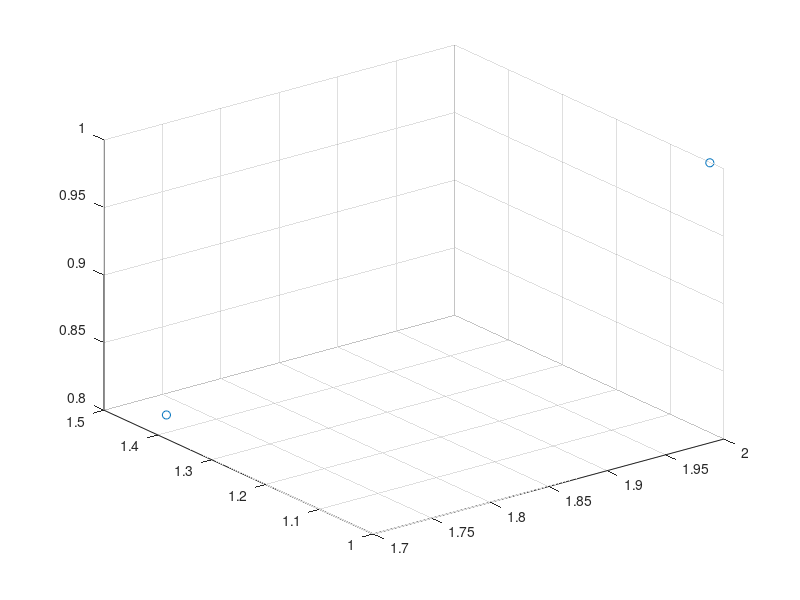

MATLAB code to generate this figure: (Note: this script raises an error after producing the figure.)
%%

close all, clear all;
addpath(genpath('../../room_acoustics_simulation/RIR-Generator/.'));   %rir toolbox
soundpath = '../../data/26_TU_Berlin_Mozart_Quartett_Konzerthaus/Audio/';  %anechoic string quartet recordings
savemat = '../../data/26_TU_Berlin_Mozart_Quartett_Konzerthaus/Mat files/';   %save generated mat files
fname = {'Va','Vcl','Vl1','Vl2'};
fs = 48000;
ch = 'mic';     %which scenario do I want to simulate?


%% RIR config, everything is in SI units

Nmic = 4;  %number of mics
c = 340;    %sound velocity
x = 3;  %length
y = 4;  %width
z = 3.25;  %height
L = [x y z];    %room dimensions (x,y,z)

% place quartet in a semicircle
xcen = 1.5;
ycen = 1; %2.5;
rad = 0.5; %0.4;
theta = linspace(0,pi,100);
zcen = 1;

angpos = (linspace(0, pi ,Nmic) + 0.05).';
xpos = xcen+ rad*cos(angpos);
ypos = ycen + rad*sin(angpos);
zpos = zcen*ones(Nmic,1);
zpos(2) = zcen - 0.2; %cello (should be lower than others)
s = [xpos ypos zpos];   %source positions (x,y,z)
r = s - repmat([0 0.2 0], Nmic, 1);   %receiver positions for close mics (x,y,z)

beta = 0.8;     %RT60(s)
n = 2^8;   %number of samples of RIR
mtype = 'omnidirectional';  %mic type
order = 3;  %reflection order
dim = 3;    %room dimensions
orientation = [0 0];    %direction where mic is pointed (azimuth and elevation angle)
hp_filter = 1;  %enable high pass filter


% use a different portion of the sound file for calibration
calib_start = round(4*fs);
calib_stop = round(6.5*fs);


%% choose which scenario to simulate

switch (ch)
    
   %% vary source-mic distance
    case 'dist'
        
        dis = 0.1:0.1:0.5;    %receiver array
        N = 2;
        start = round(35*fs);
        stop = round(42*fs);
        sim.dis = 0;
        sim.N = N;
        sim.src_name = ['Va','Vcl','Vl1,','Vl2'];
        sim.h_ideal = zeros(n,N,N);
        sim.src = struct([]);
        sim.calib = struct([]);
        sim.mic = zeros(stop-start+1,N);
        Sim = repmat(sim,1,length(dis));
        savepath = [soundpath,'Mic Distance/'];

        for k = 1:length(dis)

            disp(['Generating data for src-mic distance ',num2str(dis(k)),' m']);
            r = s - repmat([0 dis(k) 0], Nmic, 1); 
            Sim(k).dis = dis(k);

            %% plot mic and source configureation
            figure(1);
            sp = scatter3(s(:,1), s(:,2), s(:,3));hold on;grid on;
            sp.MarkerEdgeColor = 'b';
            rp = scatter3(r(:,1), r(:,2), r(:,3), 'x');hold on;
            rp.MarkerEdgeColor = 'r';
            plot3(xcen+rad*cos(theta), ycen+rad*sin(theta),zcen*ones(length(theta),1),'-k','LineWidth',1.2);hold on;
            xlim([0 L(1)]);ylim([0 L(2)]);zlim([0 L(3)]);
            drawnow;
            title('Room configuration');
            legend('Sources','Mics');


            %% loop to create RIRs and convolve them with audio

            %loop over sources
            for i = 1:N
                [x,fs] = audioread([soundpath,fname{i},'.wav']);
                x = x(:,1); %convert stereo to mono
                x_trim = trim_audio(x,fs,start,stop);
                x_calib = trim_audio(x,fs,calib_start, calib_stop);


                h = rir_generator(c, fs, r(1:N,:), s(i,:), L, beta, n, mtype, order, dim, orientation, hp_filter);
                figure(2); plot(h.');title(['Distance =' ,num2str(dis(k))]);
                Sim(k).src{i}.clean = x_trim;
                Sim(k).src{i}.mic = zeros(length(x_trim),N);
                %loop over receivers
                for j = 1:N
                     y = fftfilt(h(j,:),x_trim);
                     Sim(k).src{i}.mic(:,j) = y;
                     Sim(k).calib(1).src{i}.mic(:,j) = fftfilt(h(j,:), x_calib);
                     Sim(k).h_ideal(:,j,i) = h(j,:);
                     audiowrite([savepath,fname{i},'_',num2str(i),num2str(j),'_mic_dist=',num2str(dis(k)),'.wav'],y,fs);
                end 
            end

            for i = 1:N
                for j = 1:N
                m_trim = Sim(k).src{j}.mic(:,i);
                Sim(k).mic(:,i) = Sim(k).mic(:,i) + m_trim;
                end
            end
        end

        save([savemat, 'quartet_synthesized_data_var_distance_Nsrc=',num2str(N),'.mat'],'Sim');



    %% vary volume and RT60
    case 'vol'
        dis = 0.2;
        r = s - repmat([0 dis 0], Nmic, 1);
        V = 2*logspace(1,2,5);  %logarithmically placed volume
        x = nthroot(V,3).'; y = x; z = x;
        beta = [0.5 1 2 5 8];   %increasing RT60
        n = 2^10;    %use at least 5ms of data for convolution

        N = 2;
        start = round(35*fs);
        stop = round(42*fs);
        sim.V = 0;
        sim.beta = 0;
        sim.N = N;
        sim.src_name = ['Va','Vcl','Vl1,','Vl2'];
        sim.h_ideal = zeros(n,N,N);
        sim.calib = struct([]);
        sim.src = struct([]);
        sim.mic = zeros(stop-start+1,N);
        Sim = repmat(sim,1,length(beta));
        savepath = [soundpath,'RT60/'];
        

        for k = 1:length(V)

            disp(['Generating data Volume = ',num2str(V(k)),' m^3, RT60 = ', num2str(beta(k)), ' s']);
            L = round([x(k), y(k), z(k)]*100)/100;
            Sim(k).V = prod(L);
            Sim(k).beta = beta(k);
            
            %% plot mic and source configureation
            figure(1);
            sp = scatter3(s(:,1), s(:,2), s(:,3));hold on;grid on;
            sp.MarkerEdgeColor = 'b';
            rp = scatter3(r(:,1), r(:,2), r(:,3), 'x');hold on;
            rp.MarkerEdgeColor = 'r';
            plot3(xcen+rad*cos(theta), ycen+rad*sin(theta),zcen*ones(length(theta),1),'-k','LineWidth',1.2);hold on;
            xlim([0 L(1)]);ylim([0 L(2)]);zlim([0 L(3)]);
            drawnow;
            title('Room configuration');
            legend('Sources','Mics');

            %% loop to create RIRs and convolve them with audio
            for i = 1:N
                [xmic,fs] = audioread([soundpath,fname{i},'.wav']);
                xmic = xmic(:,1); %convert stereo to mono
                x_trim = trim_audio(xmic,fs,start,stop);
                x_calib = trim_audio(xmic,fs,calib_start, calib_stop);


                h = rir_generator(c, fs, r(1:N,:), s(i,:), L, beta(k), n, mtype, order, dim, orientation, hp_filter);
                Sim(k).src{i}.clean = x_trim;
                Sim(k).src{i}.mic = zeros(length(x_trim),N);
                
                %loop over receivers
                for j = 1:N
                     yfilt = fftfilt(h(j,:),x_trim);
                     Sim(k).src{i}.mic(:,j) = yfilt;
                     Sim(k).h_ideal(:,j,i) = h(j,:);
                     Sim(k).calib(1).src{i}.mic(:,j) = fftfilt(h(j,:), x_calib);
                     audiowrite([savepath,fname{i},'_',num2str(i),num2str(j),'_rt60=',num2str(beta(k)),'.wav'],yfilt,fs);
                end 
            end

            for i = 1:N
                for j = 1:N
                m_trim = Sim(k).src{j}.mic(:,i);
                Sim(k).mic(:,i) = Sim(k).mic(:,i) + m_trim;
                end
            end
        end

        save([savemat, 'quartet_synthesized_data_var_rt60+vol_Nsrc=',num2str(N),'.mat'],'Sim');


    %% vary rt60
    case 'rt60'
        dis = 0.2;
        r = s - repmat([0 dis 0], Nmic, 1); 
        beta = [0.5 1 2 5 8];
        N = 2;
        start = round(35*fs);
        stop = round(42*fs);
        sim.rt60 = 0;
        sim.N = N;
        sim.src_name = ['Va','Vcl','Vl1,','Vl2'];
        sim.h_ideal = zeros(n,N,N);
        sim.src = struct([]);
        sim.mic = zeros(stop-start+1,N);
        Sim = repmat(sim,1,length(beta));
        savepath = [soundpath,'RT60/'];

        for k = 1:length(beta)

            disp(['Generating data RT60 = ',num2str(beta(k)),' s']);
            Sim(k).rt60 = beta(k);

            %% loop to create RIRs and convolve them with audio
            for i = 1:N
                [x,fs] = audioread([soundpath,fname{i},'.wav']);
                x = x(:,1); %convert stereo to mono
                x_trim = trim_audio(x,fs,start,stop);

                h = rir_generator(c, fs, r(1:N,:), s(i,:), L, beta(k), n, mtype, order, dim, orientation, hp_filter);
                Sim(k).src{i}.clean = x_trim;
                Sim(k).src{i}.mic = zeros(length(x_trim),N);
                %loop over receivers
                for j = 1:N
                     y = fftfilt(h(j,:),x_trim);
                     Sim(k).src{i}.mic(:,j) = y;
                     Sim(k).h_ideal(:,j,i) = h(j,:);
                     audiowrite([savepath,fname{i},'_',num2str(i),num2str(j),'_rt60=',num2str(beta(k)),'.wav'],y,fs);
                end 
            end

            for i = 1:N
                for j = 1:N
                m_trim = Sim(k).src{j}.mic(:,i);
                Sim(k).mic(:,i) = Sim(k).mic(:,i) + m_trim;
                end
            end
        end

        save([savemat, 'quartet_synthesized_data_var_rt60_Nsrc=',num2str(N),'.mat'],'Sim');



    %% vary number of microphones
    case 'mic'
        dis = 0.2;
        Nsrc = 2;
        s = s(1:Nsrc,:);
        Nmic = 1:4;
        start = round(35*fs);
        stop = round(42*fs);

        sim.Nsrc = Nsrc;
        sim.Nmic = zeros(length(Nmic),1);
        sim.src_name = ['Va','Vcl','Vl1,','Vl2'];

        sim.src = struct([]);
        sim.calib = struct([]);
        sim.mic = [];
        sim.h_ideal = [];
        Sim = repmat(sim,1,length(Nmic));
        savepath = [soundpath,'Num Mics/'];
        ang = linspace(0,pi/2,max(Nmic)).';

        for k = 1:length(Nmic)

            disp(['Generating data for number of mics ',num2str(Nmic(k))]);

            Sim(k).Nmic = Nmic(k);
            mang = ang(1:k);   % angle of mic in xy plane
            ss = repelem(s,Nmic(k),1);
            rr = repmat([dis*sin(mang) dis*cos(mang) zeros(length(mang),1)], Nsrc,1);
            r = ss - rr;
            cart_dist = sqrt(sum((ss - r).^2,2));

            figure(1);clf;
            sp = scatter3(s(:,1), s(:,2), s(:,3));hold on;grid on;
            sp.MarkerEdgeColor = 'b';
            rp = scatter3(r(:,1), r(:,2), r(:,3), 'x');hold on;
            rp.MarkerEdgeColor = 'r';
            plot3(xcen+rad*cos(theta), ycen+rad*sin(theta),zcen*ones(length(theta),1),'-k','LineWidth',1.2);hold off;
            xlim([0 L(1)]);ylim([0 L(2)]);zlim([0 L(3)]);
            drawnow;
            title('Room configuration');
            legend('Sources','Mics');

            Sim(k).h_ideal = zeros(n,Nmic(k)*Nsrc,Nsrc);
            Sim(k).mic = zeros(stop-start+1,Nmic(k)*Nsrc);

            %% loop to create RIRs and convolve them with audio

            for i = 1:Nsrc
                [x,fs] = audioread([soundpath,fname{i},'.wav']);
                x = x(:,1); %convert stereo to mono
                x_trim = trim_audio(x,fs,start,stop);
                x_calib = trim_audio(x,fs,calib_start, calib_stop);

                h = rir_generator(c, fs, r, s(i,:), L, beta, n, mtype, order, dim, orientation, hp_filter);
                Sim(k).src{i}.clean = x_trim;
                Sim(k).src{i}.mic = zeros(length(x_trim),Nmic(k));
                %loop over receivers
                for j = 1:Nmic(k)*Nsrc
                     y = fftfilt(h(j,:),x_trim);
                     Sim(k).src{i}.mic(:,j) = y;
                     Sim(k).calib(1).src{i}.mic(:,j) = fftfilt(h(j,:), x_calib);
                     Sim(k).h_ideal(:,j,i) = h(j,:);
                     audiowrite([savepath,fname{i},'_',num2str(i),num2str(j),'_nmics=',num2str(Nmic(k)),'.wav'],y,fs);
                end 
            end

            for i = 1:Nmic(k)*Nsrc
                for j = 1:Nsrc
                    m_trim = Sim(k).src{j}.mic(:,i);
                    Sim(k).mic(:,i) = Sim(k).mic(:,i) + m_trim;           
                end

            end
        end

        save([savemat, 'quartet_synthesized_data_var_mics_Nsrc=', num2str(Nsrc),'.mat'],'Sim');


    %% vary number of sources
    case 'src'

        dis = 0.2;
        Nsrc = 2:4;
        Nmic = Nsrc;    %determined system
        start = round(35*fs);
        stop = round(42*fs);

        sim.Nsrc = zeros(length(Nsrc),1);
        sim.Nmic = zeros(length(Nsrc),1);
        sim.src_name = ['Va','Vcl','Vl1,','Vl2'];

        sim.src = struct([]);
        sim.mic = [];
        sim.h_ideal = [];
        sim.calib = struct([]);
        Sim = repmat(sim,1,length(Nsrc));
        savepath = [soundpath,'Num sources/'];

        for k = 1:length(Nsrc)

            disp(['Generating data for number of sources ',num2str(Nsrc(k))]);

            Sim(k).Nsrc = Nsrc(k);
            Sim(k).Nmic = Nmic(k);
            ss = s(1:Nsrc(k),:);
            rr = ss - repmat([0 dis 0], Nmic(k), 1);   %receiver positions for close mics (x,y,z)

            figure(1);clf;
            sp = scatter3(ss(:,1), ss(:,2), ss(:,3));hold on;grid on;
            sp.MarkerEdgeColor = 'b';
            rp = scatter3(rr(:,1), rr(:,2), rr(:,3), 'x');hold on;
            rp.MarkerEdgeColor = 'r';
            plot3(xcen+rad*cos(theta), ycen+rad*sin(theta),zcen*ones(length(theta),1),'-k','LineWidth',1.2);hold off;
            xlim([0 L(1)]);ylim([0 L(2)]);zlim([0 L(3)]);
            drawnow;
            title('Room configuration');
            legend('Sources','Mics');

            Sim(k).h_ideal = zeros(n,Nmic(k),Nsrc(k));
            Sim(k).mic = zeros(stop-start+1,Nmic(k));

            %% loop to create RIRs and convolve them with audio

            for i = 1:Nsrc(k)
                [x,fs] = audioread([soundpath,fname{i},'.wav']);
                x = x(:,1); %convert stereo to mono
                x_trim = trim_audio(x,fs,start,stop);
                x_calib = trim_audio(x,fs,calib_start, calib_stop);

                h = rir_generator(c, fs, rr, ss(i,:), L, beta, n, mtype, order, dim, orientation, hp_filter);
                Sim(k).src{i}.clean = x_trim;
                Sim(k).src{i}.mic = zeros(length(x_trim),Nmic(k));

                %loop over receivers
                for j = 1:Nmic(k)
                     y = fftfilt(h(j,:),x_trim);
                     Sim(k).src{i}.mic(:,j) = y;
                     Sim(k).calib(1).src{i}.mic(:,j) = fftfilt(h(j,:), x_calib);
                     Sim(k).h_ideal(:,j,i) = h(j,:);
                     audiowrite([savepath,fname{i},'_',num2str(i),num2str(j),'_nsrc=',num2str(Nsrc(k)),'.wav'],y,fs);
                end 
            end

            for i = 1:Nmic(k)
                for j = 1:Nsrc(k)
                    m_trim = Sim(k).src{j}.mic(:,i);
                    Sim(k).mic(:,i) = Sim(k).mic(:,i) + m_trim;           
                end
            end
        end

        save([savemat, 'quartet_synthesized_data_var_src.mat'],'Sim');
    
    %% if nothing matches
    otherwise
        error('Wrong choice!');
        
end